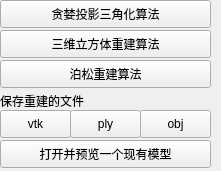
         <widget class="QWidget" name="page_3">
          <property name="geometry">
           <rect>
            <x>0</x>
            <y>0</y>
            <width>221</width>
            <height>171</height>
           </rect>
          </property>
          <attribute name="label">
           <string>重建</string>
          </attribute>
          <widget class="QPushButton" name="butR_greedy">
           <property name="enabled">
            <bool>true</bool>
           </property>
           <property name="geometry">
            <rect>
             <x>0</x>
             <y>0</y>
             <width>211</width>
             <height>28</height>
            </rect>
           </property>
           <property name="text">
            <string>贪婪投影三角化算法</string>
           </property>
          </widget>
          <widget class="QPushButton" name="butR_Cuvism">
           <property name="enabled">
            <bool>true</bool>
           </property>
           <property name="geometry">
            <rect>
             <x>0</x>
             <y>30</y>
             <width>211</width>
             <height>28</height>
            </rect>
           </property>
           <property name="text">
            <string>三维立方体重建算法</string>
           </property>
          </widget>
          <widget class="QPushButton" name="butR_Poisson">
           <property name="enabled">
            <bool>true</bool>
           </property>
           <property name="geometry">
            <rect>
             <x>0</x>
             <y>60</y>
             <width>211</width>
             <height>28</height>
            </rect>
           </property>
           <property name="text">
            <string>泊松重建算法</string>
           </property>
          </widget>
          <widget class="QPushButton" name="butR_SaveFile">
           <property name="enabled">
            <bool>true</bool>
           </property>
           <property name="geometry">
            <rect>
             <x>0</x>
             <y>110</y>
             <width>71</width>
             <height>28</height>
            </rect>
           </property>
           <property name="text">
            <string>vtk</string>
           </property>
          </widget>
          <widget class="QLabel" name="label_14">
           <property name="geometry">
            <rect>
             <x>0</x>
             <y>90</y>
             <width>131</width>
             <height>21</height>
            </rect>
           </property>
           <property name="font">
            <font>
             <family>黑体</family>
            </font>
           </property>
           <property name="text">
            <string>保存重建的文件</string>
           </property>
          </widget>
          <widget class="QPushButton" name="butR_SaveFile_2">
           <property name="enabled">
            <bool>true</bool>
           </property>
           <property name="geometry">
            <rect>
             <x>70</x>
             <y>110</y>
             <width>71</width>
             <height>28</height>
            </rect>
           </property>
           <property name="text">
            <string>ply</string>
           </property>
          </widget>
          <widget class="QPushButton" name="butR_SaveFile_3">
           <property name="enabled">
            <bool>true</bool>
           </property>
           <property name="geometry">
            <rect>
             <x>140</x>
             <y>110</y>
             <width>71</width>
             <height>28</height>
            </rect>
           </property>
           <property name="text">
            <string>obj</string>
           </property>
          </widget>
          <widget class="QPushButton" name="butR_3DPreview">
           <property name="enabled">
            <bool>true</bool>
           </property>
           <property name="geometry">
            <rect>
             <x>0</x>
             <y>140</y>
             <width>211</width>
             <height>28</height>
            </rect>
           </property>
           <property name="text">
            <string>打开并预览一个现有模型</string>
           </property>
          </widget>
         </widget>
